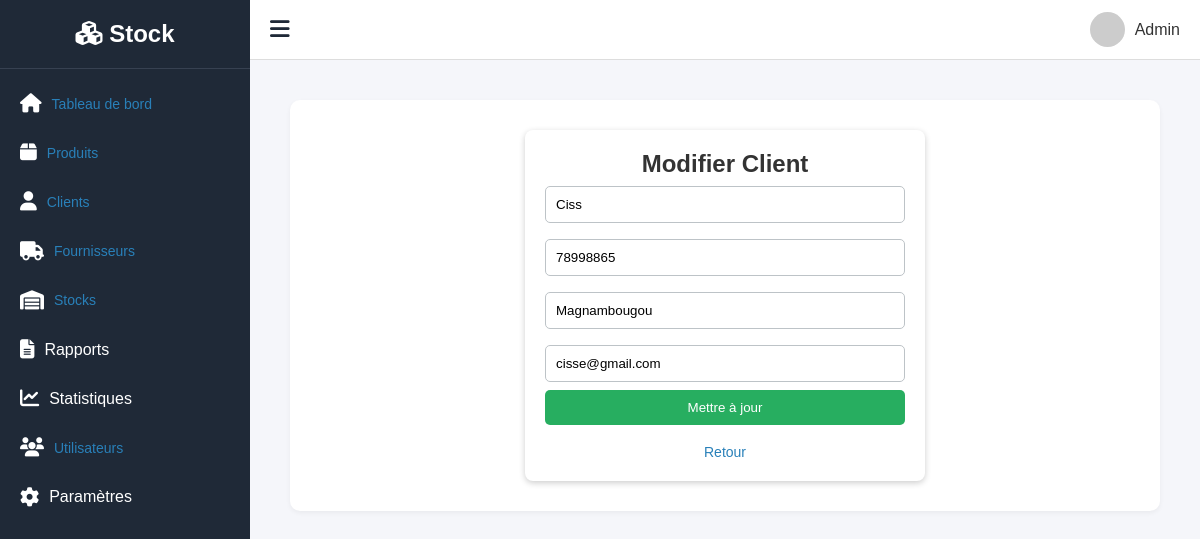
The app's page /clients/modifier_client/1/, older data.
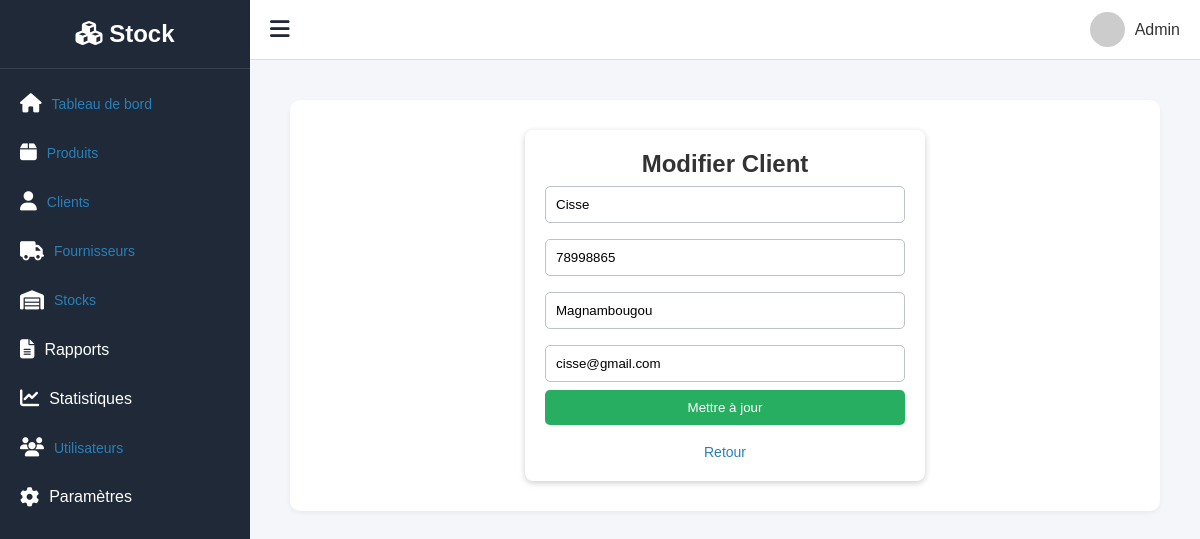
The same page, newer data.
### client/models.py (models this page shows, shortened)
class Client(models.Model):
    nom = models.CharField(max_length=150)
    contact = models.CharField(max_length=100, blank=True, null=True)
    adresse = models.TextField(blank=True, null=True)
    email = models.EmailField(blank=True, null=True)

### client/views.py (the view, shortened to what this page needs)
# urls.py: path('modifier_client/<int:id>/', views.modifier_client, name='modifier_client'),
def modifier_client(request, id):
    client = get_object_or_404(Client, id=id)
    return render(request, 'clients/modifier_client.html', {
        'client': client,
        'titre': 'Modifier le client'
    })

### templates/clients/modifier_client.html (shortened to what this page needs)
{% extends 'gesstock/base.html' %}
{% block content %}
<div class="form-container">
    <h2>Modifier Client</h2>
    <form method="post">
        <input type="text" name="nom" value="{{ client.nom }}" required>
        <input type="text" name="contact" value="{{ client.contact }}">
        <input type="text" name="adresse" value="{{ client.adresse }}">
        <input type="email" name="email" value="{{ client.email }}">
        <button type="submit">Mettre à jour</button>
    </form>
    <br>
    <a href="{% url 'liste_clients' %}">Retour</a>
{% endblock content %}

Row changes from the older to the newer data that the page shows:
changed Client "Magnambougou": nom "Ciss" → "Cisse"
